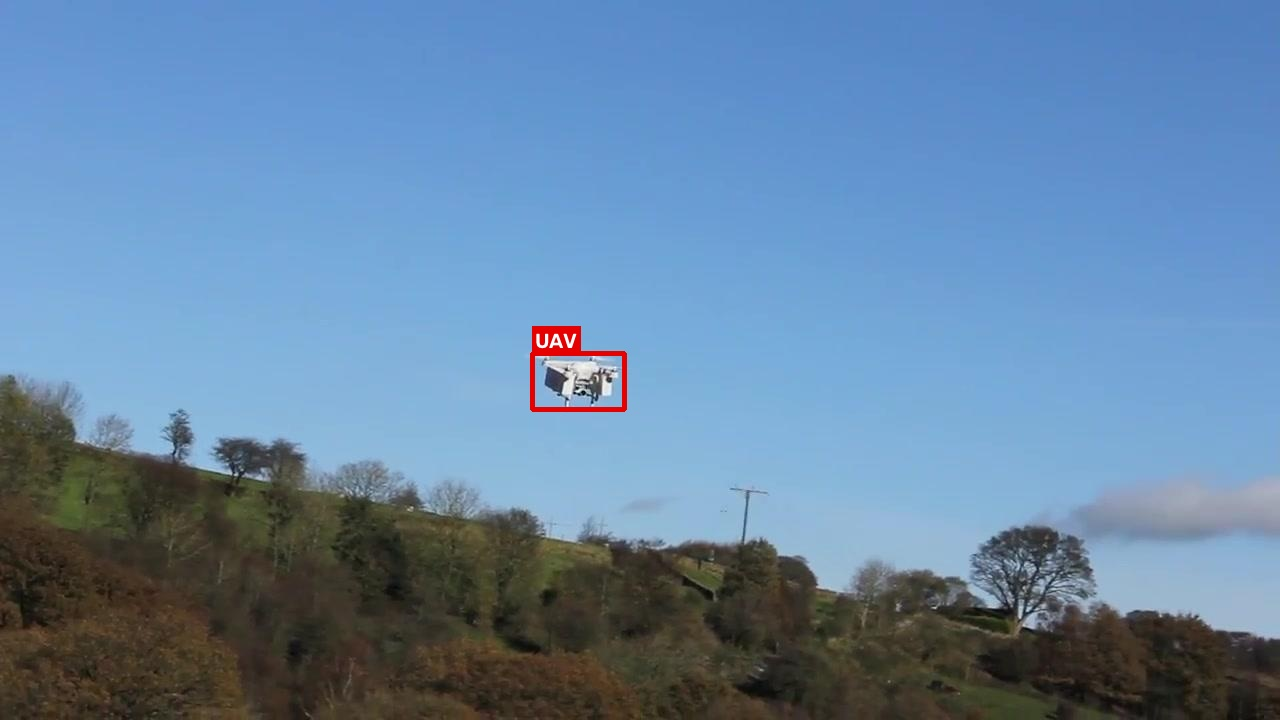
#> input picture 20261114组会/dut_antiuav_sample_01.jpg, 1280 x 720 px; its folder holds only this picture in this run
$ python -i benchmark_routes_ab.py   (imports and definitions only)
#> lines starting #> are read from the running program, lines starting #| are printed output that depends on the picture
#> further down, picture is the input picture: shape (720, 1280, 3); mean B, G, R 164.4, 132.8, 100.9
#!/usr/bin/env python3
# -*- coding: utf-8 -*-
"""
Class-Agnostic Backup Re-Detection Benchmark: Route A vs Route B
Evaluation on Anti-UAV real tracking sequences.

Route A: Multi-Scale Pyramid ZNCC (s=0.25/0.50, 3 scales) + HSV Color Anchor Verification
         (Strictly aligned with 待执行方案/archive/临时方案_基于金字塔多尺度ZNCC模板匹配的无类别保底重捕方案.md)
Route B: Deep SOT (LightTrack ONNX) 6-Tile Full-Frame Tiling (3x2 grid of 768x768 tiles)

Metrics aligned with AGENTS.md Rule III.1 (CVPR/ICCV tracking standards):
- Success AUC (IoU curve [0, 1])
- DP@20 (CLE <= 20px)
- Mean CLE (Center Location Error in pixels on valid frames)
- Mean IoU (on valid frames)
- Detection Rate / Recovery Success Rate
- False Positive Rate on Target-Absent Frames (Rejecting background clutter)
- Latency (ms per full 1080P frame)
"""

import os
import sys
import glob
import time
import json
import numpy as np
import cv2
import onnxruntime as ort

# [21 lines left out: functions compute_iou, compute_cle, not called in this run]

class RouteAPyramidZNCC:
    """Route A: Pyramid ZNCC + Color Anchor Verification"""
    def __init__(self, zncc_thresh=0.50, color_thresh=0.45):
        self.zncc_thresh = zncc_thresh
        self.color_thresh = color_thresh
        self.init_box = None
        self.tpl_gray = None
        self.hist_hs = None
        self.gw = 0.0
        self.gh = 0.0
        self.s = 0.25

    # [20 lines left out: function init_template, not called in this run]

    def redetect(self, img_bgr):
        t0 = time.perf_counter()
        H, W = img_bgr.shape[:2]
#> H = 720; W = 1280
        gray_full = cv2.cvtColor(img_bgr, cv2.COLOR_BGR2GRAY)
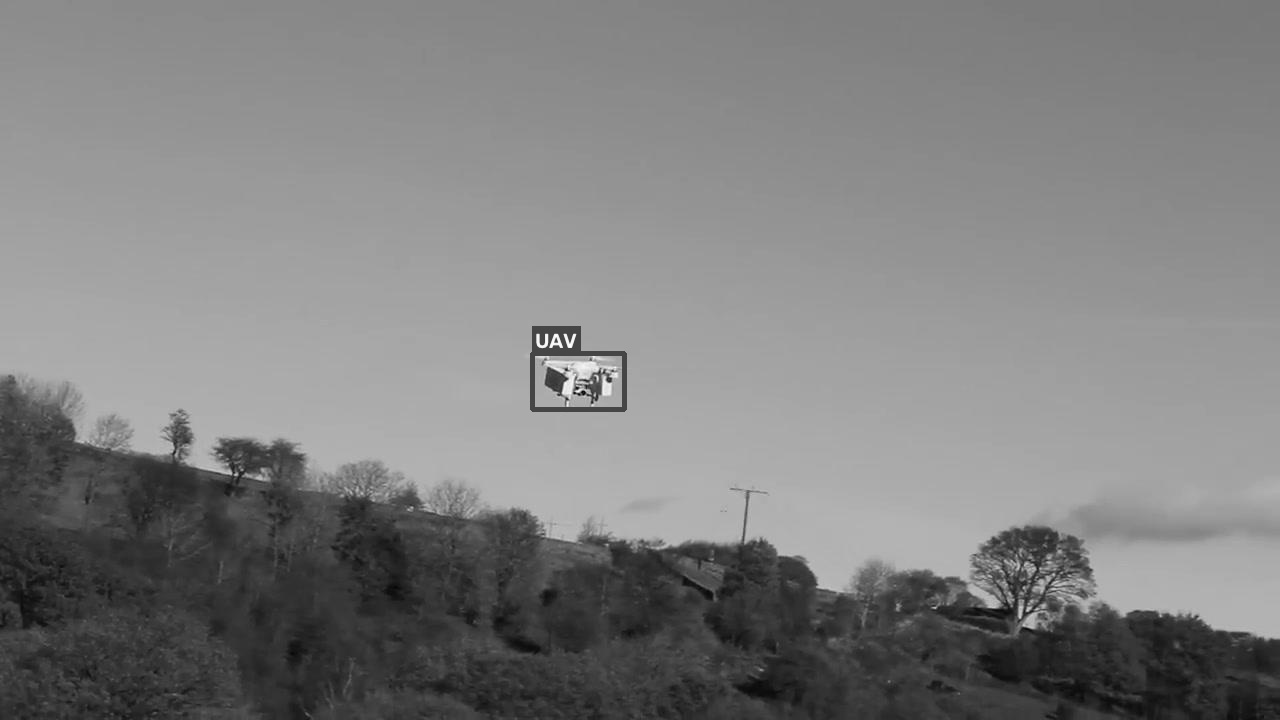
#> gray_full: shape (720, 1280); min 6, max 255, mean 126.8
        gray_small = cv2.resize(gray_full, (0, 0), fx=self.s, fy=self.s, interpolation=cv2.INTER_AREA)

        best_score = -1.0
        best_loc = (0, 0)
        best_scale = 1.0
        best_wt, best_ht = 0, 0

        for sc in [0.85, 1.00, 1.15]:
            wt = max(8, min(gray_small.shape[1] - 2, int(round(self.gw * self.s * sc))))
            ht = max(8, min(gray_small.shape[0] - 2, int(round(self.gh * self.s * sc))))
            tpl_sc = cv2.resize(self.tpl_gray, (wt, ht), interpolation=cv2.INTER_AREA)

            res = cv2.matchTemplate(gray_small, tpl_sc, cv2.TM_CCOEFF_NORMED)
            min_v, max_v, min_l, max_l = cv2.minMaxLoc(res)
            if max_v > best_score:
                best_score = max_v
                best_loc = max_l
                best_scale = sc
                best_wt, best_ht = wt, ht
#> after the loop, best_ht = 0; best_loc = (0, 0); best_scale = 1; best_score = -1; best_wt = 0

        t_elap = (time.perf_counter() - t0) * 1000.0

        if best_score < self.zncc_thresh:
            return None, float(best_score), False, t_elap # Rejected by ZNCC

        cx = (best_loc[0] + best_wt / 2.0) / self.s
        cy = (best_loc[1] + best_ht / 2.0) / self.s
        w_recov = self.gw * best_scale
        h_recov = self.gh * best_scale
        cand_box = [cx - w_recov / 2.0, cy - h_recov / 2.0, w_recov, h_recov]

        # Color Anchor Verification
        bx1 = max(0, min(W - 1, int(round(cand_box[0]))))
        by1 = max(0, min(H - 1, int(round(cand_box[1]))))
        bx2 = max(bx1 + 1, min(W, int(round(cand_box[0] + cand_box[2]))))
        by2 = max(by1 + 1, min(H, int(round(cand_box[1] + cand_box[3]))))

        cand_patch = img_bgr[by1:by2, bx1:bx2]
        cand_hsv = cv2.cvtColor(cand_patch, cv2.COLOR_BGR2HSV)
        cand_hist = cv2.calcHist([cand_hsv], [0, 1], None, [16, 8], [0, 180, 0, 256])
        cv2.normalize(cand_hist, cand_hist, 1.0, 0.0, cv2.NORM_L1)

        d = cv2.compareHist(self.hist_hs, cand_hist, cv2.HISTCMP_BHATTACHARYYA)
        color_sim = max(0.0, 1.0 - d * d)

        t_elap = (time.perf_counter() - t0) * 1000.0

        if color_sim < self.color_thresh:
            return None, float(best_score), False, t_elap # Rejected by Color Anchor

        final_score = 0.5 * best_score + 0.5 * color_sim
        return cand_box, float(final_score), True, t_elap

class RouteBLightTrackTiling:
    """Route B: Deep SOT (LightTrack) 6-Tile Full-Frame Tiling"""
    # [331 lines left out: functions __init__, init_template, redetect, run_benchmark, not called in this run]

# [2 lines not run here, left out]

>>> import cv2
>>> picture = cv2.imread('../../20261114组会/dut_antiuav_sample_01.jpg')
#> (the run stopped early here; a loop or call above may not have finished)

$ run again, on 20261114组会/dut_antiuav_sample_02.jpg
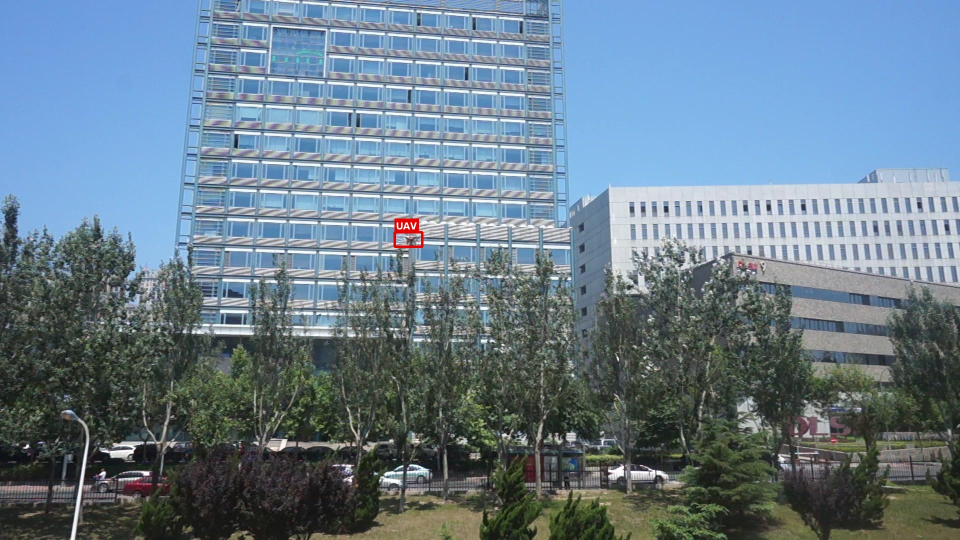
#> input picture 20261114组会/dut_antiuav_sample_02.jpg, 1920 x 1080 px (shown at 1/2 size)
#> picture is the input picture: shape (1080, 1920, 3); mean B, G, R 139.7, 124.9, 104.5
#> in redetect, `gray_full = cv2.cvtColor(img_bgr, cv2.COLOR_BGR2GRAY)`:
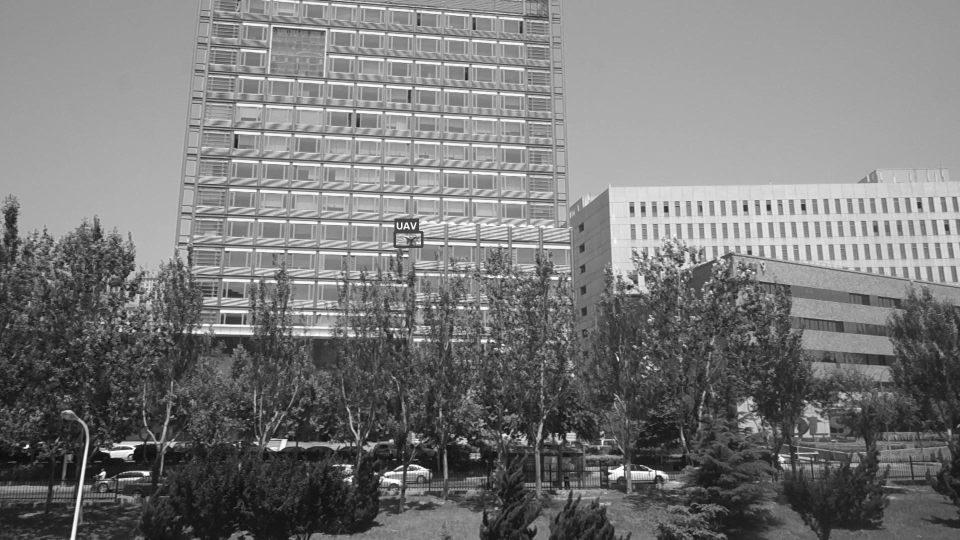
#> gray_full: shape (1080, 1920) (shown at 1/2 size); min 2, max 255, mean 120.5
#> in redetect, `gray_small = cv2.resize(gray_full, (0, 0), fx=self.s, fy=self.s, inter..`:
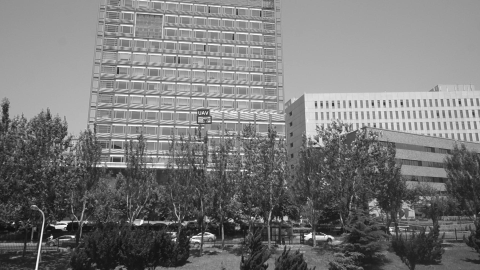
#> gray_small: shape (270, 480); min 14, max 253, mean 120.5
#> after the loop in redetect, `for sc in [0.85, 1.00, 1.15]:`: best_ht = 0; best_loc = (0, 0); best_scale = 1; best_score = -1; best_wt = 0

$ run again, on 20261114组会/单红外上位机照片.jpg
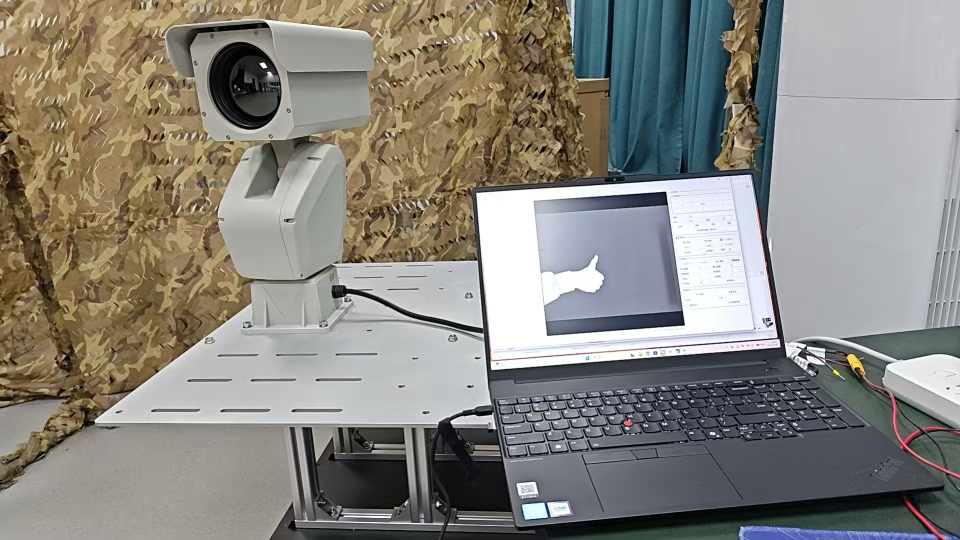
#> input picture 20261114组会/单红外上位机照片.jpg, 1920 x 1080 px (shown at 1/2 size)
#> picture is the input picture: shape (1080, 1920, 3); mean B, G, R 126, 133.3, 136.2
#> in redetect, `gray_full = cv2.cvtColor(img_bgr, cv2.COLOR_BGR2GRAY)`:
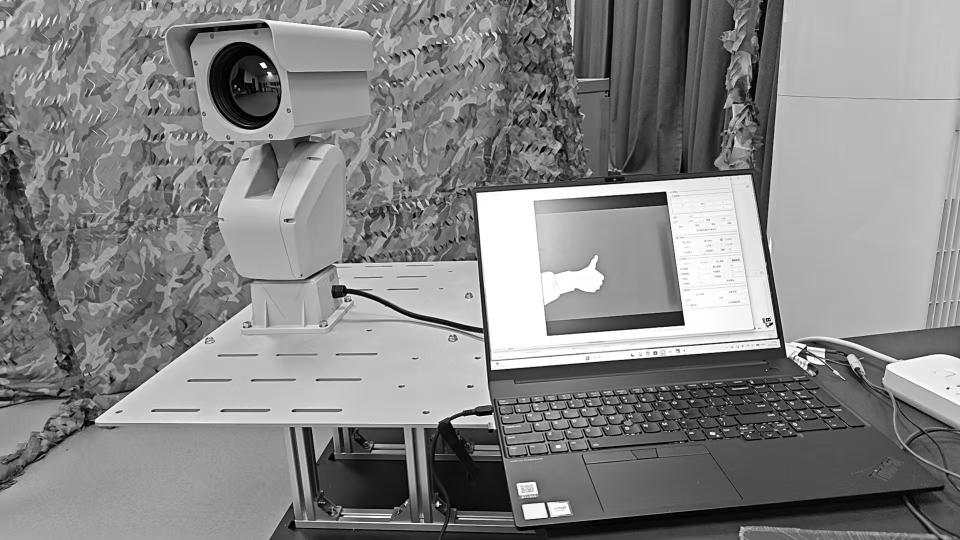
#> gray_full: shape (1080, 1920) (shown at 1/2 size); min 0, max 255, mean 133.3
#> in redetect, `gray_small = cv2.resize(gray_full, (0, 0), fx=self.s, fy=self.s, inter..`:
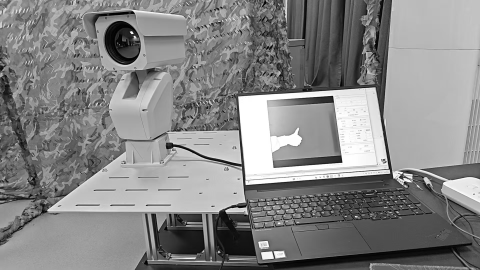
#> gray_small: shape (270, 480); min 0, max 255, mean 133.3
#> after the loop in redetect, `for sc in [0.85, 1.00, 1.15]:`: best_ht = 0; best_loc = (0, 0); best_scale = 1; best_score = -1; best_wt = 0
